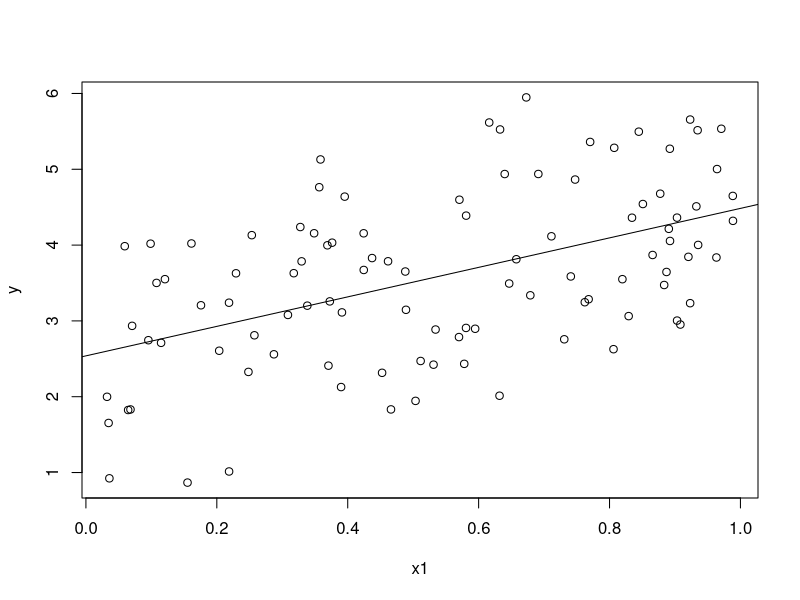

The R source for this figure:
## ---- chunk 1
x1 <- runif(100)
x2 <- runif(100)
eps <- rnorm(100, 0, 0.5)
y <- 1+2*x1+3*x2+eps
model <- lm(y~x1+x2)
## ---- chunk 2
model$coefficients
model$coefficients['(Intercept)']
model$coefficients['x1']
model$coefficients['x2']
## ---- chunk 3
plot(x1, y)
abline(lm(y~x1)$coefficients)
## ---- chunk 4
summary(model)$sigma
summary(model)$r.squared
summary(model)$adj.r.squared
summary(model)$fstatistic
## ---- chunk 5
summary(model)$coefficients
summary(model)$coefficients['x2', 't value']
